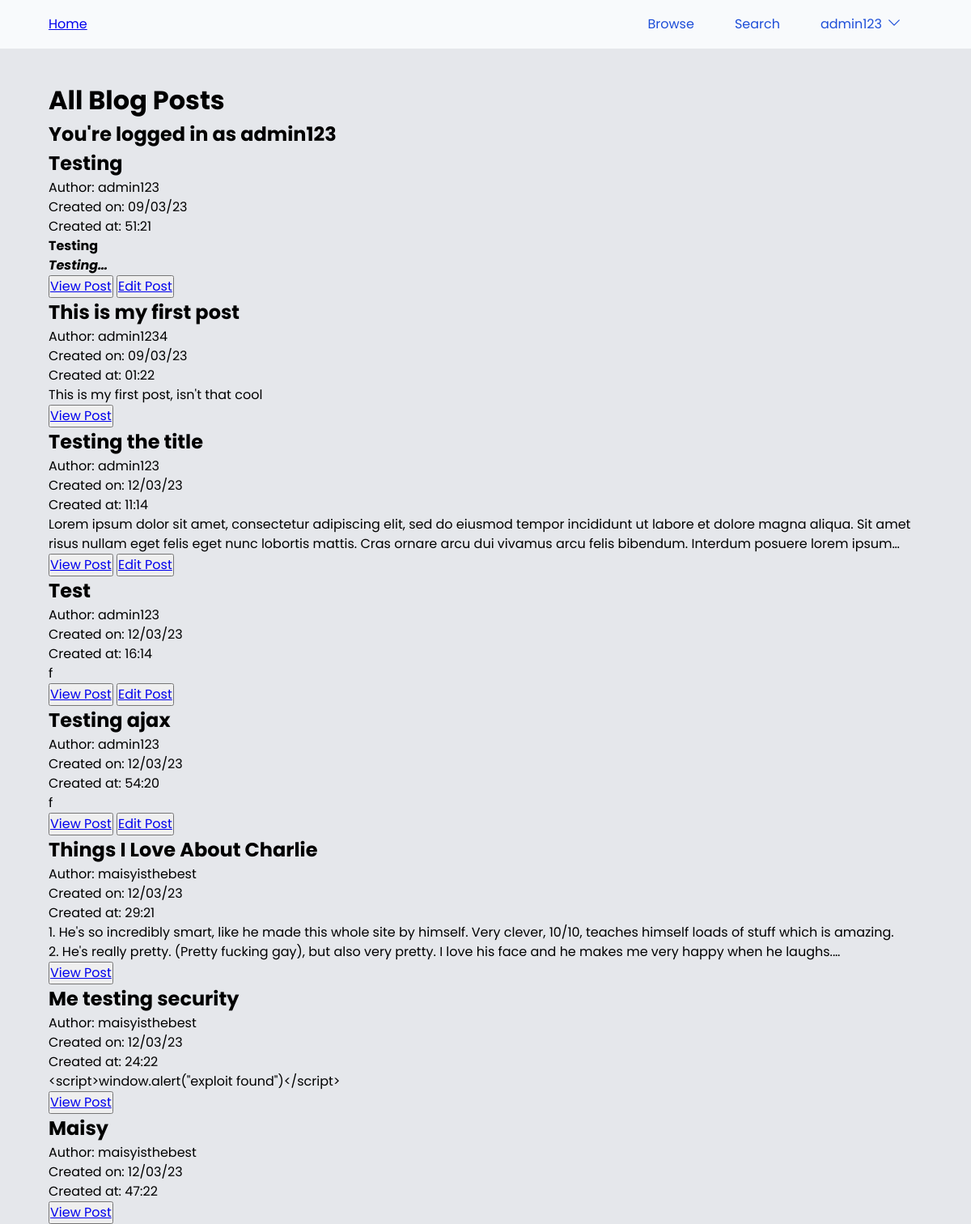
The page /posts (signed in) on the database its author committed.
### models.py (models this page shows, shortened)
class UserModel(UserMixin, db.Model):
    __tablename__ = 'users'
    id = db.Column(db.Integer, primary_key=True)
    username = db.Column(db.String(50), unique=True, nullable=False)
    password_hash = db.Column(db.String(128), nullable=False)
    privilege_level = db.Column(db.String(16), default="User", nullable=False) #Could be User, Admin, or SuperAdmin also could be an integer but used string for this example

class PostModel(db.Model):
    __tablename__ = 'posts'
    id = db.Column(db.Integer, primary_key=True)
    title = db.Column(db.String(100), nullable=False)
    slug = db.Column(db.String(100), unique=True, nullable=False)
    content = db.Column(db.Text, nullable=False)
    created_at = db.Column(db.DateTime, server_default=func.now())
    updated_at = db.Column(db.DateTime, onupdate=func.now())
    author = db.Column(db.String(100), db.ForeignKey('users.username'), nullable=False)
    status = db.Column(db.String, default="Draft") #Could be Draft, Review, Published, or Archived

### main.py (the view)
@app.route("/posts")
def browse():
    posts = PostModel.query.all()
    return render_template("browse_posts.html", posts=posts, current_username=get_current_username())

### main.py (called while the page is built)
def get_current_username():
    if current_user.is_authenticated:
        return current_user.username
    else:
        return "Guest"

### models.py (called while the page is built)
@login.user_loader
def load_user(id):
    return UserModel.query.get(int(id))

### templates/browse_posts.html
{% extends "base.html" %}{%block head%}{%endblock%}{% block body %}
<h1>All Blog Posts</h1>
<h2>You're logged in as {{current_username}}</h2>
{% for post in posts %}
<div class="post-card">
    <h2>{{post.title}}</h2>
    <p>Author: {{post.author}}</p>
    <p>Created on: {{post.created_at.strftime("%d/%m/%y")}}</p>
    <p>Created at: {{post.created_at.strftime("%M:%H")}}</p>
    <div class="post__content-preview">{{post.content|safe}}</div>
    <div class="button-container">
        <button><a href="{{url_for("view_post", slug=post.slug)}}">View Post</a></button>
        {% if post.author == current_username or current_user.privelege_level == "Admin" %}
        <button><a href="{{url_for("edit", slug=post.slug)}}">Edit Post</a></button>
        {% endif %}
</div>
{% endfor %}
{% endblock %}

### templates/base.html (shortened to what this page needs)
<!DOCTYPE html>
<html lang="en">
  <head>
    <link rel="stylesheet" href="{{ url_for('static', filename='css/stylesheet.css')}}" />
  </head>
  <header class="header">
    <div class="header__inner">
      <a href="{{url_for('index')}}"
        >Home</a>
      <nav class="nav">
        <ul class="nav__list">
          <li class="nav__list-item">
            <a class="nav__list-link" href="{{url_for("browse")}}">Browse</a>
          </li>
          <li class="nav__list-item">
            <a class="nav__list-link" href="#">Search</a>
          </li>
          {% if current_user.is_authenticated %}
          <li class="nav__list-item">
            <div class="dropdown">
              <button class="dropbtn">{{current_username}}<svg xmlns="http://www.w3.org/2000/svg" fill="none" viewBox="0 0 24 24" stroke-width="1.5" stroke="currentColor" class="w-6 h-6">
                <path stroke-linecap="round" stroke-linejoin="round" d="M19.5 8.25l-7.5 7.5-7.5-7.5" />
              </svg>
              </button>
            </div>
            {% else %}
            <a class="nav__list-link" href="{{url_for('login')}}">Login</a>
            {% endif %}
          </li>
        </ul>
      </nav>
    </div>
  </header>
  <body>
    <div class="content">
    {% block body %} {% endblock %}
  </div>
  </body>
</html>

### static/css/stylesheet.css (style rules this page uses)
*, *::before, *::after { box-sizing: border-box; }
* { margin: 0; padding: 0; }
html, body { height: 100%; }
body { line-height: 1.5; -webkit-font-smoothing: antialiased; }
img, picture, video, canvas, svg { display: block; max-width: 100%; }
input, button, textarea, select { font: inherit; }
p, h1, h2, h3, h4, h5, h6 { overflow-wrap: break-word; }
:root { --dark-background: #27272a; --dark-foregeound: #e2e8f0; --dark-text: #e2e8f0; --dark-text-lighter: #6e6e6e; --dark-primary: #3839ff; --current-background: #e5e7eb; --current-foregeound: #18181b; --current-text: #18181b; --current-text-lighter: #4d5050; --light-primary: #00c3ff; --color-primary: #4f46e5; --color-secondary: #818cf8; --gradeint-primary: linear-gradient(#163de7, #00c3ff); }
body { background-color: var(--current-background); font-family: "Poppins", Noto Sans, sans-serif; min-height: 100%; height: 100%; display: flex; flex-direction: column; }
.content { flex: 1 1 auto; margin: 0 5%; }
.header { color: var(--primary-fg); background-color: #f8fafc; display: flex; justify-content: center; margin-bottom: 40px; padding: 14px 0; }
.header__inner { display: flex; justify-content: space-between; align-items: center; max-width: 90vw; width: 100%; }
.nav { flex: 0 1 auto; }
.nav__list { display: flex; justify-content: space-between; list-style: none; align-items: center; }
.nav__list-item { margin: 0; }
.nav__list-link { text-decoration: none; transition: all 0.3s; padding: 4px 25px; color: #1d4ed8; }
.nav .dropdown .dropbtn { border: none; outline: none; color: #1d4ed8; background-color: inherit; font-family: inherit; margin: 0; }
.nav .dropbtn { display: flex; padding: 4px 25px; transition: all 0.3s; }
.nav .dropbtn svg { margin-left: 5px; width: 20px; }
.post__content-preview { display: -webkit-box; -webkit-line-clamp: 2; -webkit-box-orient: vertical; overflow: hidden; }
.post__content-preview * { font-size: 1rem; }

### rows shown on the page
UserModel: username "admin123"
PostModel: title "Testing", author "admin123", created_at "09/03/23", created_at "51:21", content "Testing Testing"
PostModel: title "This is my first post", author "admin1234", created_at "09/03/23", created_at "01:22", content "This is my first post, isn't that cool"
PostModel: title "Testing the title", author "admin123", created_at "12/03/23", created_at "11:14", content "Lorem ipsum dolor sit amet, consectetur adipiscing elit, sed do eiusmod tempor incididunt ut labore et dolore magna aliqua. Sit amet risus nullam eget felis eget nunc lobortis mattis. Cras ornare arcu dui vivamus arcu felis bibendum. Interdum posuere lorem…"
PostModel: title "Test", author "admin123", created_at "12/03/23", created_at "16:14", content "f"
PostModel: title "Testing ajax", author "admin123", created_at "12/03/23", created_at "54:20", content "f"
PostModel: title "Things I Love About Charlie", author "maisyisthebest", created_at "12/03/23", created_at "29:21", content "1. He's so incredibly smart, like he made this whole site by himself. Very clever, 10/10, teaches himself loads of stuff which is amazing. 2. He's really pretty. (Pretty fucking gay), but also very pretty. I love his face and he makes me very happy when he laughs."
PostModel: title "Me testing security", author "maisyisthebest", created_at "12/03/23", created_at "24:22", content "<script>window.alert(\"exploit found\")</script>"
PostModel: title "Maisy", author "maisyisthebest", created_at "12/03/23", created_at "47:22"
